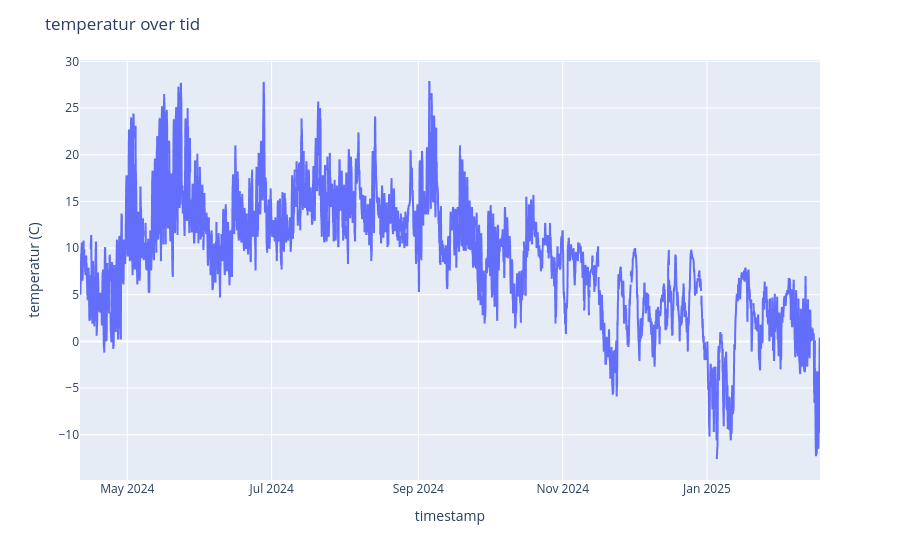

Write notebook code for a chart like this one.
### Code cell
# visualiserer temperatur over tid via lineplot
fig = px.line(weather_df, "timestamp", "temperature")
fig.update_layout(title="temperatur over tid", yaxis_title="temperatur (C)")
fig.show()

### Figure 1 — Plotly figure (JSON) as saved in the notebook; plotly's stock layout.template omitted (floating-point values rounded to 4 significant figures; data arrays with more than 128 entries replaced by an {"elided": "..."} marker saying what was removed)
{"data": [{"hovertemplate": "timestamp=%{x}<br>temperature=%{y}<extra></extra>", "legendgroup": "", "line": {"color": "#636efa", "dash": "solid"}, "marker": {"symbol": "circle"}, "mode": "lines", "name": "", "showlegend": false, "type": "scattergl", "x": {"elided": "7507 str values"}, "xaxis": "x", "y": {"elided": "7507 float values"}, "yaxis": "y"}], "layout": {"legend": {"tracegroupgap": 0}, "margin": {"t": 60}, "title": {"text": "temperatur over tid"}, "xaxis": {"anchor": "y", "domain": [0, 1], "title": {"text": "timestamp"}}, "yaxis": {"anchor": "x", "domain": [0, 1], "title": {"text": "temperatur (C)"}}}}
